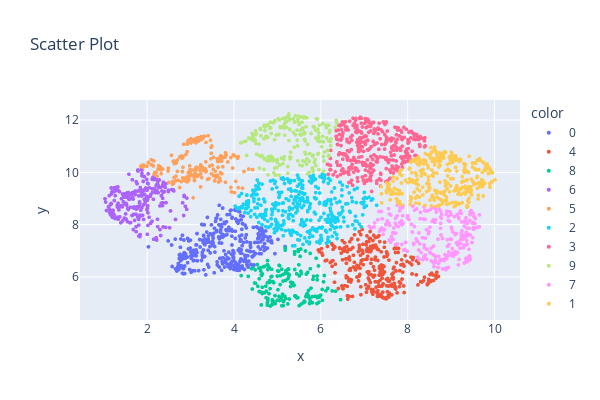

Notebook code for this chart:
### Code cell
model = KMeans(n_clusters=10)
labels = model.fit_predict(df_player_features_scaled)
labels_str = [ str(l) for l in labels]

fig = px.scatter(
    x=df_player_features_scaled[:,0], 
    y=df_player_features_scaled[:,1],
    color=labels_str,            
    hover_name=player_info["Player"],         
    title="Scatter Plot",
    width=600, height=400
)
fig.update_traces(marker_size=4)

### Figure 1 — Plotly figure (JSON) as saved in the notebook; plotly's stock layout.template omitted (floating-point values rounded to 4 significant figures; data arrays with more than 128 entries replaced by an {"elided": "..."} marker saying what was removed)
{"data": [{"hovertemplate": "<b>%{hovertext}</b><br><br>color=0<br>x=%{x}<br>y=%{y}<extra></extra>", "hovertext": {"elided": "341 str values"}, "legendgroup": "0", "marker": {"color": "#636efa", "size": 4, "symbol": "circle"}, "mode": "markers", "name": "0", "showlegend": true, "type": "scattergl", "x": {"elided": "341 float values"}, "xaxis": "x", "y": {"elided": "341 float values"}, "yaxis": "y"}, {"hovertemplate": "<b>%{hovertext}</b><br><br>color=4<br>x=%{x}<br>y=%{y}<extra></extra>", "hovertext": {"elided": "288 str values"}, "legendgroup": "4", "marker": {"color": "#EF553B", "size": 4, "symbol": "circle"}, "mode": "markers", "name": "4", "showlegend": true, "type": "scattergl", "x": {"elided": "288 float values"}, "xaxis": "x", "y": {"elided": "288 float values"}, "yaxis": "y"}, {"hovertemplate": "<b>%{hovertext}</b><br><br>color=8<br>x=%{x}<br>y=%{y}<extra></extra>", "hovertext": {"elided": "171 str values"}, "legendgroup": "8", "marker": {"color": "#00cc96", "size": 4, "symbol": "circle"}, "mode": "markers", "name": "8", "showlegend": true, "type": "scattergl", "x": {"elided": "171 float values"}, "xaxis": "x", "y": {"elided": "171 float values"}, "yaxis": "y"}, {"hovertemplate": "<b>%{hovertext}</b><br><br>color=6<br>x=%{x}<br>y=%{y}<extra></extra>", "hovertext": {"elided": "241 str values"}, "legendgroup": "6", "marker": {"color": "#ab63fa", "size": 4, "symbol": "circle"}, "mode": "markers", "name": "6", "showlegend": true, "type": "scattergl", "x": {"elided": "241 float values"}, "xaxis": "x", "y": {"elided": "241 float values"}, "yaxis": "y"}, {"hovertemplate": "<b>%{hovertext}</b><br><br>color=5<br>x=%{x}<br>y=%{y}<extra></extra>", "hovertext": {"elided": "190 str values"}, "legendgroup": "5", "marker": {"color": "#FFA15A", "size": 4, "symbol": "circle"}, "mode": "markers", "name": "5", "showlegend": true, "type": "scattergl", "x": {"elided": "190 float values"}, "xaxis": "x", "y": {"elided": "190 float values"}, "yaxis": "y"}, {"hovertemplate": "<b>%{hovertext}</b><br><br>color=2<br>x=%{x}<br>y=%{y}<extra></extra>", "hovertext": {"elided": "367 str values"}, "legendgroup": "2", "marker": {"color": "#19d3f3", "size": 4, "symbol": "circle"}, "mode": "markers", "name": "2", "showlegend": true, "type": "scattergl", "x": {"elided": "367 float values"}, "xaxis": "x", "y": {"elided": "367 float values"}, "yaxis": "y"}, {"hovertemplate": "<b>%{hovertext}</b><br><br>color=3<br>x=%{x}<br>y=%{y}<extra></extra>", "hovertext": {"elided": "358 str values"}, "legendgroup": "3", "marker": {"color": "#FF6692", "size": 4, "symbol": "circle"}, "mode": "markers", "name": "3", "showlegend": true, "type": "scattergl", "x": {"elided": "358 float values"}, "xaxis": "x", "y": {"elided": "358 float values"}, "yaxis": "y"}, {"hovertemplate": "<b>%{hovertext}</b><br><br>color=9<br>x=%{x}<br>y=%{y}<extra></extra>", "hovertext": {"elided": "210 str values"}, "legendgroup": "9", "marker": {"color": "#B6E880", "size": 4, "symbol": "circle"}, "mode": "markers", "name": "9", "showlegend": true, "type": "scattergl", "x": {"elided": "210 float values"}, "xaxis": "x", "y": {"elided": "210 float values"}, "yaxis": "y"}, {"hovertemplate": "<b>%{hovertext}</b><br><br>color=7<br>x=%{x}<br>y=%{y}<extra></extra>", "hovertext": {"elided": "256 str values"}, "legendgroup": "7", "marker": {"color": "#FF97FF", "size": 4, "symbol": "circle"}, "mode": "markers", "name": "7", "showlegend": true, "type": "scattergl", "x": {"elided": "256 float values"}, "xaxis": "x", "y": {"elided": "256 float values"}, "yaxis": "y"}, {"hovertemplate": "<b>%{hovertext}</b><br><br>color=1<br>x=%{x}<br>y=%{y}<extra></extra>", "hovertext": {"elided": "344 str values"}, "legendgroup": "1", "marker": {"color": "#FECB52", "size": 4, "symbol": "circle"}, "mode": "markers", "name": "1", "showlegend": true, "type": "scattergl", "x": {"elided": "344 float values"}, "xaxis": "x", "y": {"elided": "344 float values"}, "yaxis": "y"}], "layout": {"height": 400, "legend": {"title": {"text": "color"}, "tracegroupgap": 0}, "title": {"text": "Scatter Plot"}, "width": 600, "xaxis": {"anchor": "y", "domain": [0, 1], "title": {"text": "x"}}, "yaxis": {"anchor": "x", "domain": [0, 1], "title": {"text": "y"}}}}
